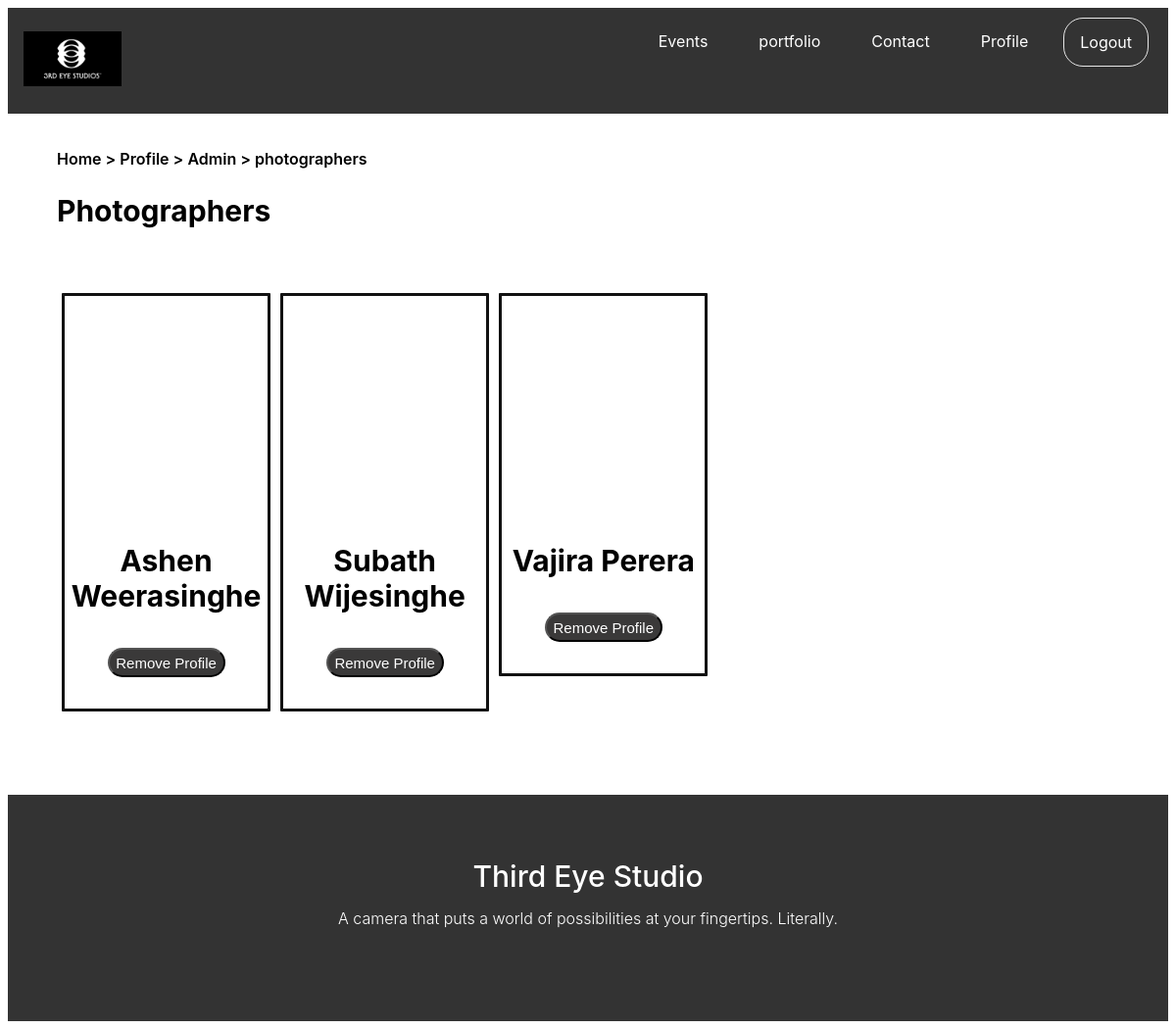
The app's page /photographer_list_page.php (signed in) with its own data.
### tables this page shows
create table Employee(
	EmployeeID int(4) not null  auto_increment,
	First_name varchar(30), 
	Last_name varchar(30),  
	Address varchar(200),
	Date_of_birth date,
	position varchar(20),
	Username varchar(20),
	Password varchar(20),
	constraint employee_pk primary key(EmployeeID)
);

### src/photographer_list_page.php (the view, shortened to what this page needs)
<?php session_start();
	require 'config.php';
	if(isset($_SESSION['username'], $_SESSION['role'])){
		if($_SESSION['role']!="admin"){
            header('Location: login_page.php');
		}else{
            $sql = "select EmployeeID, First_name, Last_name
                    from Employee
                    where position='Photographer'";
			$result = $con->query($sql);
        }
	}else{
		header('Location: login_page.php');
	}
?>
<!DOCTYPE html>
<head>
    <link rel="stylesheet" href="css/main.css">
    <link rel="stylesheet" href="css/footer.css">
    <link rel="stylesheet" href="css/font-awesome.min.css">
</head>
<body>
    <header>
    <div class="navbar">
            <ul class="navbarul">
                <li class="navbarli-left"><a class="navbarlia" href="index.php"><img src="img/logoheader-demo.png" width="100px" ></a></li>
                <?php
					if(isset($_SESSION['username'], $_SESSION['role'])){
                        echo "<li class='navbarli-right'><a class='navbarlia , iogbtnnavbar' href='login_page.php?logout=yes'>Logout</a></li>";
                        switch ($_SESSION['role']) {
                            case "admin":
                                echo "<li class='navbarli-right'><a class='navbarlia' href='admin_profile_page.php'>Profile</a></li>";
                                break;
                        }
					}else{
						echo "<li class='navbarli-right'><a class='navbarlia , iogbtnnavbar' href='login_page.php?'>Login</a></li>";
					}
				?>
                <li class="navbarli-right"><a class="navbarlia" href="contact.php">Contact</a></li>
                <li class="navbarli-right"><a class="navbarlia" href="portfolio_page.php">portfolio</a></li>
                <li class ="navbarli-right"><a class="navbarlia" href="event_page.php">Events</a></li>
              </ul>
        </div>
    </header>
    <div class="row">
        <div class="column">
            <div class="head-nav-item">
                <p>Home > Profile > Admin > photographers</p>
            </div>
            <h2 class="nav-header-text">Photographers</h2>
            <br><br>
            <div class="row">
                    <?php
                        if($result->num_rows > 0){
                            while($row = $result->fetch_assoc()){
                                echo "<div class='four-col-profile'>
                                        <center>
                                            <i class='fa fa-user-circle-o' style='font-size: 120px; text-align: center; margin-top: 50px; margin-bottom: 50px;' ></i>
                                            <h3 class='profile-names-grid'>".$row['First_name']." ".$row['Last_name']."</h3>
                                            <a href = 'photographer_list_page.php?addorremove=remove&employeeid=".$row['EmployeeID']."'><button class='btn-view-profile'>Remove Profile</button></a>
                                        </center>
                                    </div>";
                            }
                        }
                    ?>
            </div>
        </div>
    </div>
<footer>
        <h2 class="footer-text">Third Eye Studio</h2>
        <p class="footer-tagline">A camera that puts a world of possibilities at your fingertips. Literally.</p>
    </footer>
</body>
</html>

### src/css/main.css (style rules this page uses)
.navbar:after { content: ""; display: table; clear: both; }
.navbarul { list-style-type: none; margin: 0; padding: 0; overflow: hidden; background-color: #333; font-family: -apple-system, BlinkMacSystemFont, 'Segoe UI', Roboto, Oxygen, Ubuntu, Cantarell, 'Open Sans', 'Helvetica Neue', sans-serif; }
.navbarli-left { float: left; }
.navbarli-right { float: right; }
.navbarlia { display: block; color: white; text-align: center; padding: 14px 16px; text-decoration: none; margin-right: 20px; margin-top: 10px; margin-bottom: 10px; }
.iogbtnnavbar { border: 1px solid #e7e7e7; border-radius: 20px; }
* { box-sizing:border-box }
.row:after { content: ""; display: table; clear: both; }
.column { float:left; width: 90%; margin-top: 20px; margin-left: 50px; margin-bottom: 80px; margin-right: 50px; }
.head-nav-item { font-family: -apple-system, BlinkMacSystemFont, 'Segoe UI', Roboto, Oxygen, Ubuntu, Cantarell, 'Open Sans', 'Helvetica Neue', sans-serif; font-weight: 600; font-size: 16px; }
.nav-header-text { font-size: 30px; font-weight: bold; font-family: -apple-system, BlinkMacSystemFont, 'Segoe UI', Roboto, Oxygen, Ubuntu, Cantarell, 'Open Sans', 'Helvetica Neue', sans-serif; }
.four-col-profile { float: left; width: 20%; background-color: white; border-color: black; border-radius: 1px; border-width: 1px; border: #111; margin: 5px; padding: 2px; border-style: solid; }
.profile-names-grid { font-family: -apple-system, BlinkMacSystemFont, 'Segoe UI', Roboto, Oxygen, Ubuntu, Cantarell, 'Open Sans', 'Helvetica Neue', sans-serif; font-weight: 700; text-align: center; font-size: 30px; }
.btn-view-profile { height: 30px; background-color: #3a3939; font-size: 15px; color: white; border-radius: 15px; text-align: Center; margin: 5px; width: 120px; margin-bottom: 30px; }

### src/css/footer.css (style rules this page uses)
footer { text-align: left; color: cornsilk; padding: 15px; background-color: #333; font-family: -apple-system, BlinkMacSystemFont, 'Segoe UI', Roboto, Oxygen, Ubuntu, Cantarell, 'Open Sans', 'Helvetica Neue', sans-serif; }
.footer-text { font-size: 30px; font-weight: 500; color: #fff; margin-top: 50px; text-align: center; }
.footer-tagline { font-size: 16px; font-weight: 300; text-align: center; color: #fff; margin-bottom: 80px; margin-top: -10px; }

### records on screen
employee: First_name "Ashen", Last_name "Weerasinghe"
employee: First_name "Subath", Last_name "Wijesinghe"
employee: First_name "Vajira", Last_name "Perera"
